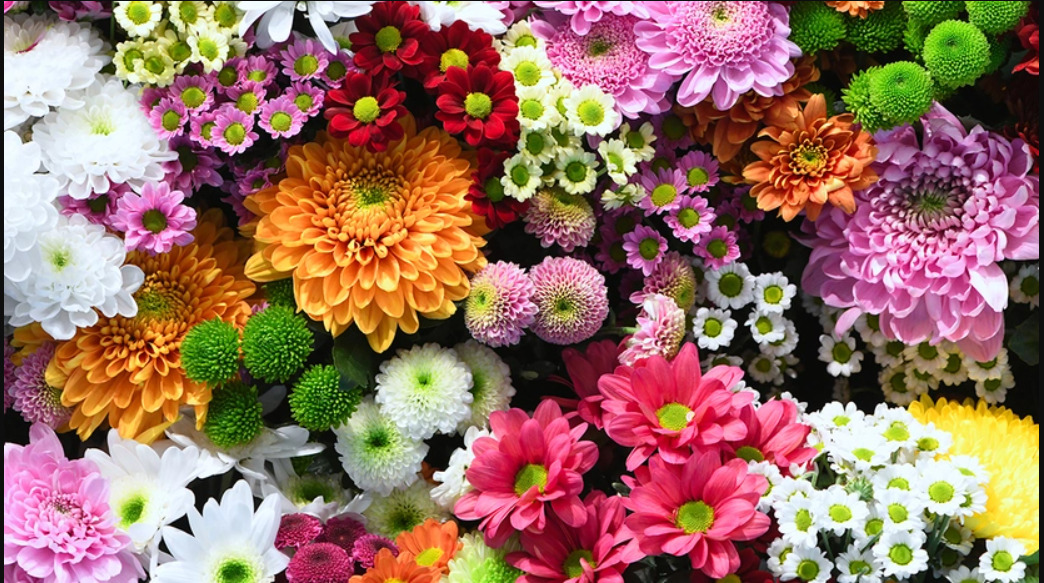
#> input picture ex3/image.jpg, 1044 x 583 px; the run also reads 1 picture not shown here
$ python ex3.py
#> lines starting #> are read from the running program, lines starting #| are printed output that depends on the picture
import cv2
import numpy as np
import matplotlib.pyplot as plt

def histogram_mapping(source, reference):
    """Match histogram of source image to reference image."""
    source_hist, bins = np.histogram(source.ravel(), 256, [0, 256])
    reference_hist, _ = np.histogram(reference.ravel(), 256, [0, 256])

    # Compute cumulative distribution function (CDF)
    source_cdf = np.cumsum(source_hist) / source_hist.sum()
    reference_cdf = np.cumsum(reference_hist) / reference_hist.sum()

    # Create a mapping from source to reference
    mapping = np.interp(source_cdf, reference_cdf, np.arange(256))

    # Apply mapping
    mapped = mapping[source.ravel()].reshape(source.shape).astype(np.uint8)
    return mapped

def histogram_equalization(image):
    """Perform histogram equalization."""
    return cv2.equalizeHist(image)

def contrast_stretching(image):
    """Perform contrast stretching (min-max normalization)."""
    min_val = np.min(image)
    max_val = np.max(image)
    stretched = ((image - min_val) / (max_val - min_val) * 255).astype(np.uint8)
    return stretched

# Load images
source_img = cv2.imread("image.jpg", cv2.IMREAD_GRAYSCALE)
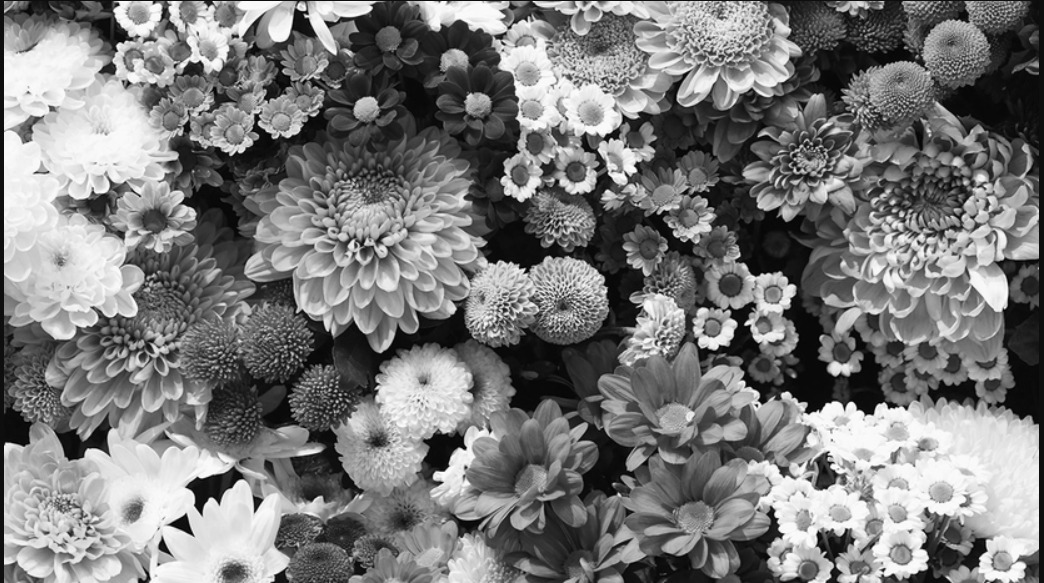
#> source_img: shape (583, 1044); min 0, max 255, mean 122.6
reference_img = cv2.imread("image.png", cv2.IMREAD_GRAYSCALE)
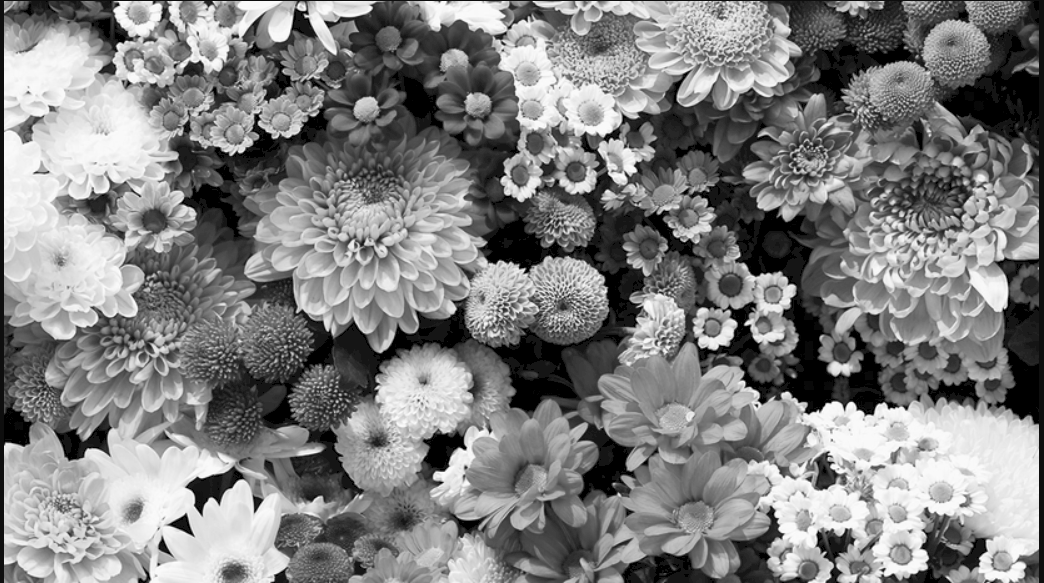
#> reference_img: shape (583, 1044); min 0, max 254, mean 129.4

if source_img is None or reference_img is None:
    print("Error: Image not loaded. Check file paths.")
    exit()

# Apply transformations
mapped_img = histogram_mapping(source_img, reference_img)
#> in histogram_mapping, `source_hist, bins = np.histogram(source.ravel(), 256, [0, 256])`: source_hist = 256 values, max 7161 at index 14, min 56 at index 1, mean 2377.5; bins = 257 values from 0 to 256
#> in histogram_mapping, `reference_hist, _ = np.histogram(reference.ravel(), 256, [0, 256])`: reference_hist = 256 values, max 29537 at index 0, min 0 at index 2, mean 2377.5
#> in histogram_mapping, `source_cdf = np.cumsum(source_hist) / source_hist.sum()`: source_cdf = 256 values from 0.0001 to 1
#> in histogram_mapping, `reference_cdf = np.cumsum(reference_hist) / reference_hist.sum()`: reference_cdf = 256 values from 0.0485 to 1
#> in histogram_mapping, `mapping = np.interp(source_cdf, reference_cdf, np.arange(256))`: mapping = 256 values from 0 to 255
equalized_img = histogram_equalization(source_img)
stretched_img = contrast_stretching(source_img)
#> in contrast_stretching, `min_val = np.min(image)`: min_val = 0
#> in contrast_stretching, `max_val = np.max(image)`: max_val = 255

# Display results
fig, axes = plt.subplots(2, 4, figsize=(12, 6))

titles = ["Original", "Histogram Mapped", "Equalized", "Contrast Stretched"]
images = [source_img, mapped_img, equalized_img, stretched_img]

for i in range(4):
    axes[0, i].imshow(images[i], cmap="gray")
    axes[0, i].set_title(titles[i])
    axes[0, i].axis("off")

    # Plot histograms
    axes[1, i].hist(images[i].ravel(), bins=256, range=[0, 256], color='black', histtype='step')
    axes[1, i].set_title(f"Histogram - {titles[i]}")
    axes[1, i].set_xlim([0, 256])

plt.tight_layout()
plt.show()
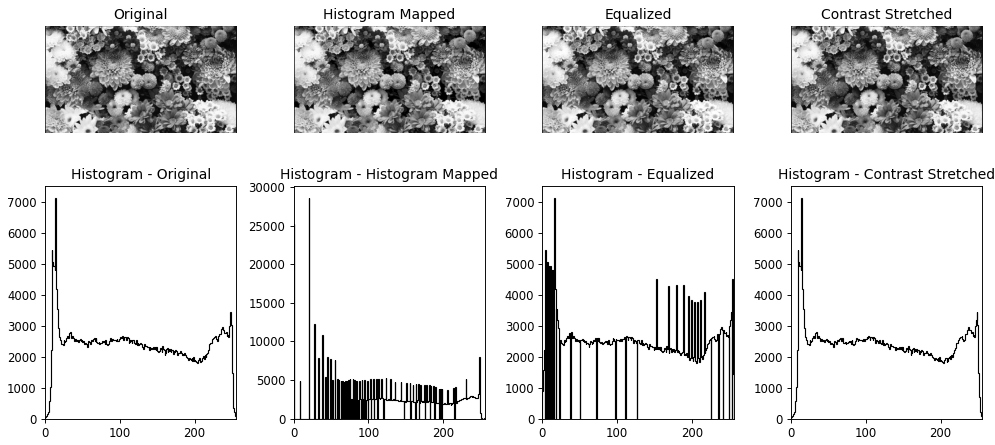
#> figure drawn by matplotlib, 8 panels
